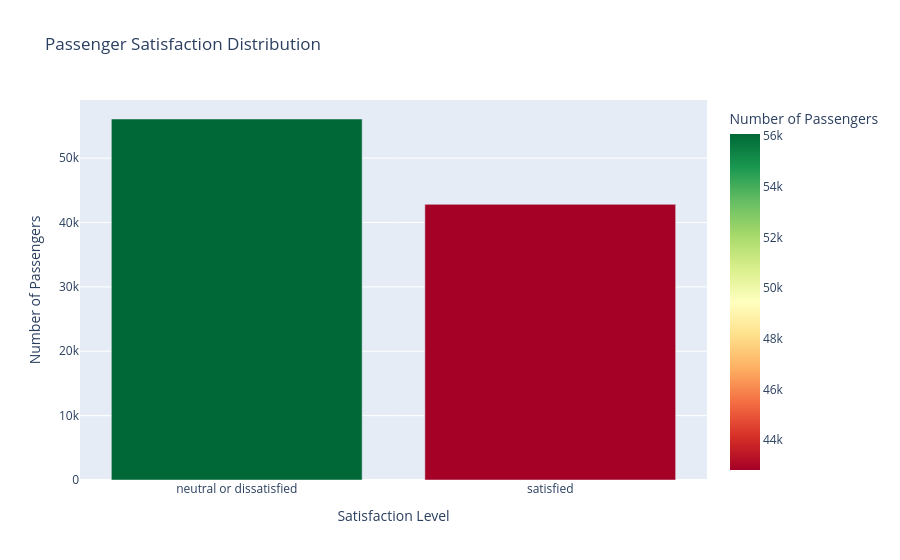
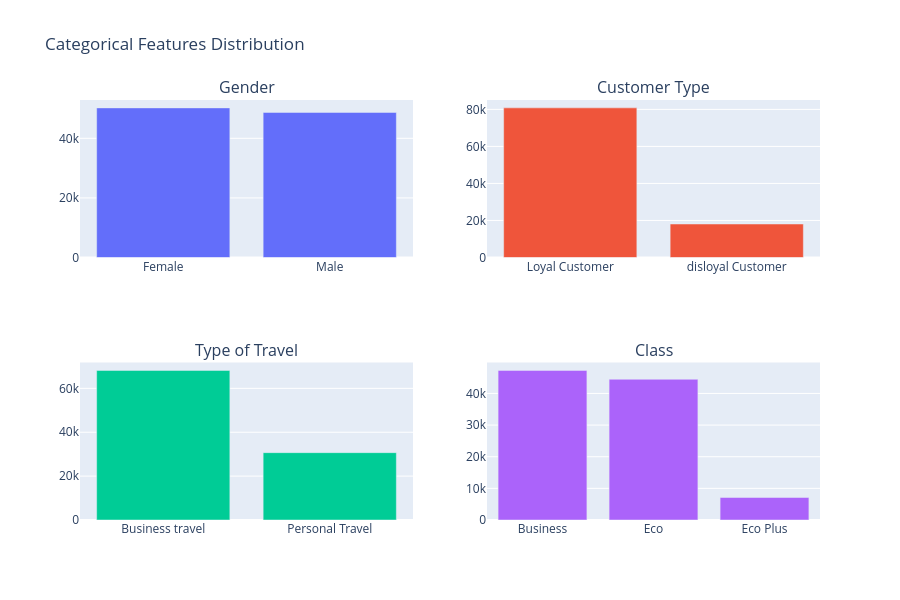
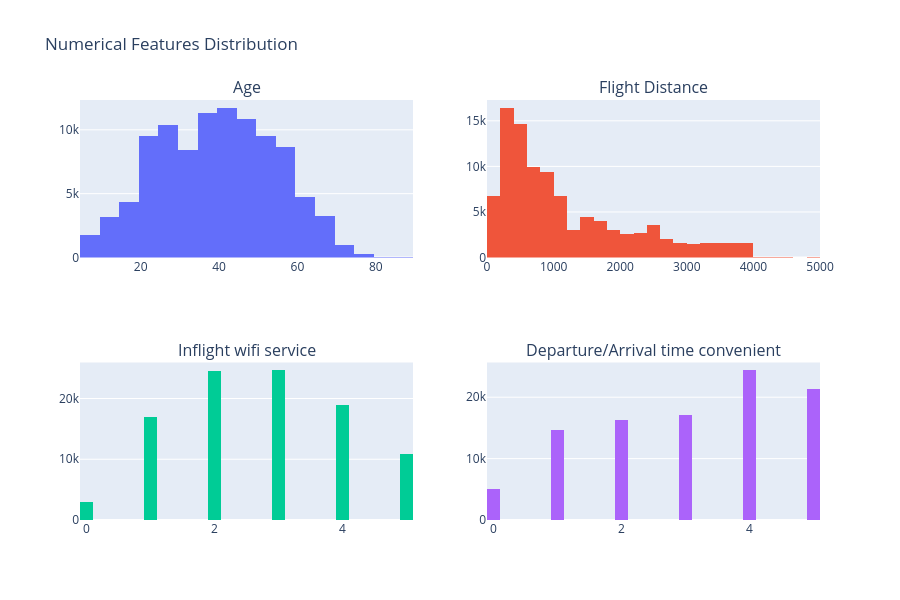
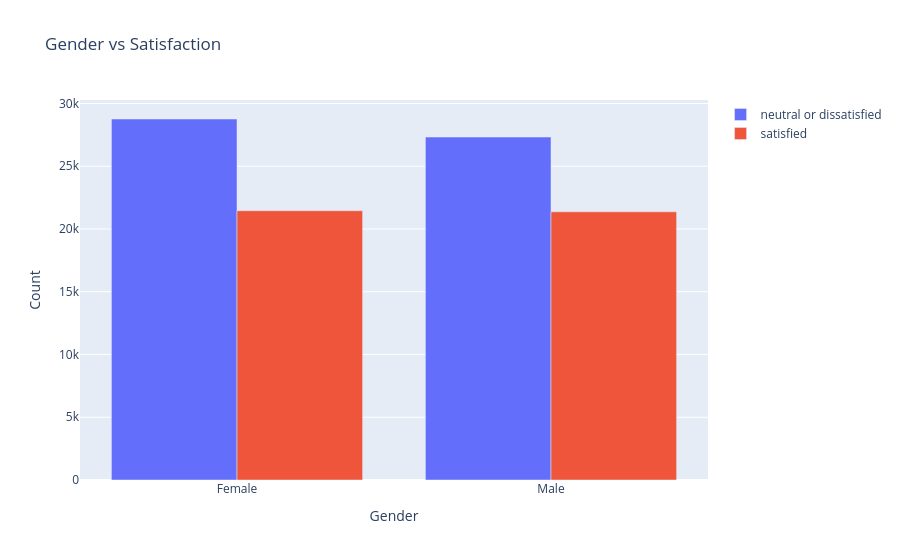

The code cell stored with these charts, in order, in its notebook:
### Code cell
# ============================================
# 6. INTERACTIVE PLOTLY VISUALIZATIONS  
# ============================================

print("\n" + "="*70)
print("GENERATING INTERACTIVE PLOTLY VISUALIZATIONS")
print("="*70 + "\n")

# Helper function to sanitize filenames
def sanitize_filename(text):
    import re
    text = re.sub(r'[/\\:*?"<>|]', '_', text)
    text = re.sub(r'\s+', '_', text)
    text = re.sub(r'_+', '_', text)
    text = text.strip('_')
    return text.lower()

# Counter for dynamic naming
viz_counter = 1

# 1. Satisfaction Distribution
fig_satisfaction = px.bar(
    df['satisfaction'].value_counts().reset_index(),
    x='satisfaction', y='count',
    title='Passenger Satisfaction Distribution',
    labels={'satisfaction': 'Satisfaction Level', 'count': 'Number of Passengers'},
    color='count',
    color_continuous_scale='RdYlGn'
)
fig_satisfaction.write_html(f"{html_reports_dir}/{viz_counter:02d}_satisfaction_distribution.html")
fig_satisfaction.show()
viz_counter += 1

# 2. Categorical Features Distribution
categorical_cols_viz = [col for col in categorical_cols if col != 'satisfaction']
num_cat_cols = len(categorical_cols_viz[:4])
fig_categorical = make_subplots(
    rows=2, cols=2,
    subplot_titles=[col for col in categorical_cols_viz[:4]]
)
for idx, col in enumerate(categorical_cols_viz[:4]):
    row = idx // 2 + 1
    col_pos = idx % 2 + 1
    counts = df[col].value_counts()
    fig_categorical.add_trace(
        go.Bar(x=counts.index, y=counts.values, name=col, showlegend=False),
        row=row, col=col_pos
    )
fig_categorical.update_layout(height=600, title_text="Categorical Features Distribution")
fig_categorical.write_html(f"{html_reports_dir}/{viz_counter:02d}_categorical_distributions.html")
fig_categorical.show()
viz_counter += 1

# 3. Numerical Features Distribution
numerical_to_plot = numerical_cols[:4] if len(numerical_cols) > 4 else numerical_cols
fig_distributions = make_subplots(
    rows=2, cols=2,
    subplot_titles=numerical_to_plot
)
for idx, col in enumerate(numerical_to_plot[:4]):
    row = idx // 2 + 1
    col_pos = idx % 2 + 1
    fig_distributions.add_trace(
        go.Histogram(x=df[col], name=col, showlegend=False, nbinsx=30),
        row=row, col=col_pos
    )
fig_distributions.update_layout(height=600, title_text="Numerical Features Distribution")
fig_distributions.write_html(f"{html_reports_dir}/{viz_counter:02d}_numerical_distributions.html")
fig_distributions.show()
viz_counter += 1

# 4. Categorical Features vs Satisfaction
for col in categorical_cols_viz:
    cross_tab = pd.crosstab(df[col], df['satisfaction'])
    fig_cat_target = go.Figure()
    for satisfaction_level in cross_tab.columns:
        fig_cat_target.add_trace(go.Bar(
            x=cross_tab.index,
            y=cross_tab[satisfaction_level],
            name=satisfaction_level
        ))
    fig_cat_target.update_layout(
        barmode='group',
        title_text=f"{col} vs Satisfaction",
        xaxis_title=col,
        yaxis_title="Count"
    )
    safe_col_name = sanitize_filename(col)
    filename = f"{html_reports_dir}/{viz_counter:02d}_{safe_col_name}_vs_satisfaction.html"
    fig_cat_target.write_html(filename)
    fig_cat_target.show()
    viz_counter += 1

# 5. Numerical Features vs Satisfaction (Box plots)
numerical_to_compare = numerical_cols[:5] if len(numerical_cols) > 5 else numerical_cols
for col in numerical_to_compare:
    satisfied_data = df[df['satisfaction'] == 'satisfied'][col]
    dissatisfied_data = df[df['satisfaction'] == 'neutral or dissatisfied'][col]
    
    fig_box = go.Figure()
    fig_box.add_trace(go.Box(y=satisfied_data, name='Satisfied', boxmean='sd'))
    fig_box.add_trace(go.Box(y=dissatisfied_data, name='Neutral/Dissatisfied', boxmean='sd'))
    fig_box.update_layout(
        title_text=f"{col} vs Satisfaction",
        yaxis_title=col,
        height=500
    )
    safe_col_name = sanitize_filename(col)
    filename = f"{html_reports_dir}/{viz_counter:02d}_{safe_col_name}_vs_satisfaction.html"
    fig_box.write_html(filename)
    fig_box.show()
    viz_counter += 1

# 6. Service Quality Ratings
service_df = pd.DataFrame({'Service': service_means.index, 'Rating': service_means.values})
fig_service = px.bar(
    service_df,
    x='Service', y='Rating',
    title='Average Service Quality Ratings',
    labels={'Service': 'Service', 'Rating': 'Average Rating (1-5)'},
    color='Rating',
    color_continuous_scale='Viridis'
)
fig_service.write_html(f"{html_reports_dir}/{viz_counter:02d}_service_quality_ratings.html")
fig_service.show()
viz_counter += 1

# 7. Service Quality vs Satisfaction
service_cols_to_plot = service_cols[:5] if len(service_cols) > 5 else service_cols
for col in service_cols_to_plot:
    service_sat = df.groupby('satisfaction')[col].mean()
    fig_service_sat = go.Figure()
    fig_service_sat.add_trace(go.Bar(
        x=service_sat.index,
        y=service_sat.values,
        marker_color=['#FF6B6B', '#4ECDC4']
    ))
    fig_service_sat.update_layout(
        title_text=f"{col} Rating by Satisfaction",
        xaxis_title="Satisfaction",
        yaxis_title="Average Rating"
    )
    safe_col_name = sanitize_filename(col)
    filename = f"{html_reports_dir}/{viz_counter:02d}_{safe_col_name}_vs_satisfaction.html"
    fig_service_sat.write_html(filename)
    fig_service_sat.show()
    viz_counter += 1

# 8. Summary Statistics
summary_stats = df.describe().T[['mean', 'std', 'min', 'max']]
fig_summary = go.Figure(data=[
    go.Table(header=dict(values=['Feature'] + list(summary_stats.columns),
                        fill_color='paleturquoise',
                        align='left'),
             cells=dict(values=[summary_stats.index.tolist()] + 
                               [summary_stats[col].round(2).tolist() for col in summary_stats.columns],
                       fill_color='lavender',
                       align='left'))
])
fig_summary.update_layout(title_text="Descriptive Statistics Summary")
fig_summary.write_html(f"{html_reports_dir}/{viz_counter:02d}_summary_statistics.html")
fig_summary.show()
viz_counter += 1

# 9. Missing Values
missing_data = df.isnull().sum()
if missing_data.sum() > 0:
    fig_missing = px.bar(
        missing_data[missing_data > 0].reset_index(),
        x='index', y=0,
        title='Missing Values by Feature',
        labels={'index': 'Feature', 0: 'Missing Count'}
    )
else:
    fig_missing = go.Figure(data=[go.Bar(x=['No Missing Values'], y=[1])])
    fig_missing.update_layout(title_text="Missing Values Analysis - No Missing Data Detected")
fig_missing.write_html(f"{html_reports_dir}/{viz_counter:02d}_missing_values.html")
fig_missing.show()
viz_counter += 1

# 10. Distributions by Satisfaction
fig_dist_by_satisfaction = make_subplots(
    rows=1, cols=2,
    subplot_titles=['Satisfied', 'Neutral/Dissatisfied']
)
for idx, satisfaction_level in enumerate(df['satisfaction'].unique()):
    subset = df[df['satisfaction'] == satisfaction_level]
    fig_dist_by_satisfaction.add_trace(
        go.Histogram(x=subset['Age'], name=satisfaction_level, nbinsx=20, showlegend=False),
        row=1, col=idx+1
    )
fig_dist_by_satisfaction.update_layout(height=400, title_text="Age Distribution by Satisfaction Level")
fig_dist_by_satisfaction.write_html(f"{html_reports_dir}/{viz_counter:02d}_distributions_by_satisfaction.html")
fig_dist_by_satisfaction.show()
viz_counter += 1

# 11. Violin Plots
fig_violin = make_subplots(
    rows=1, cols=2,
    subplot_titles=['Age by Satisfaction', 'Flight Distance by Satisfaction']
)
for col_idx, col in enumerate(['Age', 'Flight Distance']):
    for satisfaction_level in df['satisfaction'].unique():
        subset = df[df['satisfaction'] == satisfaction_level][col]
        fig_violin.add_trace(
            go.Violin(y=subset, name=satisfaction_level, box_visible=True, meanline_visible=True),
            row=1, col=col_idx+1
        )
fig_violin.update_layout(height=500, title_text="Distribution Shape Analysis")
fig_violin.write_html(f"{html_reports_dir}/{viz_counter:02d}_violin_plots.html")
fig_violin.show()
viz_counter += 1

# 12. Top Correlations with Satisfaction
df_temp_corr = df.copy()
df_temp_corr['satisfaction_numeric'] = (df_temp_corr['satisfaction'] == 'satisfied').astype(int)
numeric_for_corr = df_temp_corr.select_dtypes(include=[np.number]).corr()['satisfaction_numeric'].drop('satisfaction_numeric').sort_values()

corr_df = pd.DataFrame({'Feature': numeric_for_corr.index, 'Correlation': numeric_for_corr.values})
fig_corr_bar = px.bar(
    corr_df,
    x='Correlation', y='Feature',
    orientation='h',
    title='Feature Correlations with Satisfaction',
    labels={'Feature': 'Feature', 'Correlation': 'Correlation'},
    color='Correlation',
    color_continuous_scale='RdBu'
)
fig_corr_bar.write_html(f"{html_reports_dir}/{viz_counter:02d}_top_correlations.html")
fig_corr_bar.show()
viz_counter += 1

# 13. Service Quality Comparison
service_comparison = df.groupby('satisfaction')[service_cols].mean()
fig_service_comparison = go.Figure()
for col in service_cols[:8]:
    fig_service_comparison.add_trace(go.Bar(
        name=col,
        x=service_comparison.index,
        y=service_comparison[col]
    ))
fig_service_comparison.update_layout(
    barmode='group',
    title_text="Service Quality Ratings Comparison by Satisfaction",
    xaxis_title="Satisfaction Level",
    yaxis_title="Average Rating"
)
fig_service_comparison.write_html(f"{html_reports_dir}/{viz_counter:02d}_service_quality_comparison.html")
fig_service_comparison.show()
viz_counter += 1

# 14. Class Balance and Segments  
fig_segments = make_subplots(
    rows=1, cols=2,
    specs=[[{"type": "pie"}, {"type": "bar"}]],
    subplot_titles=["Overall Satisfaction", "Satisfaction by Customer Type"]
)
fig_segments.add_trace(
    go.Pie(
        labels=df['satisfaction'].value_counts().index,
        values=df['satisfaction'].value_counts().values,
        name="Satisfaction",
        hole=0.3
    ),
    row=1, col=1
)
customer_satisfaction = pd.crosstab(df['Customer Type'], df['satisfaction'])
fig_segments.add_trace(
    go.Bar(
        x=customer_satisfaction.index,
        y=customer_satisfaction['satisfied'],
        name='Satisfied',
        marker_color='lightgreen'
    ),
    row=1, col=2
)
fig_segments.update_layout(height=500, title_text="Balanced Data & Customer Segments")
fig_segments.write_html(f"{html_reports_dir}/{viz_counter:02d}_class_balance_segments.html")
fig_segments.show()
viz_counter += 1

### Figure 1 — Plotly figure (JSON) as saved in the notebook; plotly's stock layout.template omitted (floating-point values rounded to 4 significant figures)
{"data": [{"hovertemplate": "Satisfaction Level=%{x}<br>Number of Passengers=%{marker.color}<extra></extra>", "legendgroup": "", "marker": {"color": [56083, 42821], "coloraxis": "coloraxis", "pattern": {"shape": ""}}, "name": "", "orientation": "v", "showlegend": false, "textposition": "auto", "type": "bar", "x": ["neutral or dissatisfied", "satisfied"], "xaxis": "x", "y": [56083, 42821], "yaxis": "y"}], "layout": {"barmode": "relative", "coloraxis": {"colorbar": {"title": {"text": "Number of Passengers"}}, "colorscale": [[0, "rgb(165,0,38)"], [0.1, "rgb(215,48,39)"], [0.2, "rgb(244,109,67)"], [0.3, "rgb(253,174,97)"], [0.4, "rgb(254,224,139)"], [0.5, "rgb(255,255,191)"], [0.6, "rgb(217,239,139)"], [0.7, "rgb(166,217,106)"], [0.8, "rgb(102,189,99)"], [0.9, "rgb(26,152,80)"], [1, "rgb(0,104,55)"]]}, "legend": {"tracegroupgap": 0}, "title": {"text": "Passenger Satisfaction Distribution"}, "xaxis": {"anchor": "y", "domain": [0, 1], "title": {"text": "Satisfaction Level"}}, "yaxis": {"anchor": "x", "domain": [0, 1], "title": {"text": "Number of Passengers"}}}}

### Figure 2 — Plotly figure (JSON) as saved in the notebook; plotly's stock layout.template omitted (floating-point values rounded to 4 significant figures)
{"data": [{"name": "Gender", "showlegend": false, "type": "bar", "x": ["Female", "Male"], "xaxis": "x", "y": [50215, 48689], "yaxis": "y"}, {"name": "Customer Type", "showlegend": false, "type": "bar", "x": ["Loyal Customer", "disloyal Customer"], "xaxis": "x2", "y": [80814, 18090], "yaxis": "y2"}, {"name": "Type of Travel", "showlegend": false, "type": "bar", "x": ["Business travel", "Personal Travel"], "xaxis": "x3", "y": [68203, 30701], "yaxis": "y3"}, {"name": "Class", "showlegend": false, "type": "bar", "x": ["Business", "Eco", "Eco Plus"], "xaxis": "x4", "y": [47293, 44490, 7121], "yaxis": "y4"}], "layout": {"annotations": [{"font": {"size": 16}, "showarrow": false, "text": "Gender", "x": 0.225, "xanchor": "center", "xref": "paper", "y": 1, "yanchor": "bottom", "yref": "paper"}, {"font": {"size": 16}, "showarrow": false, "text": "Customer Type", "x": 0.775, "xanchor": "center", "xref": "paper", "y": 1, "yanchor": "bottom", "yref": "paper"}, {"font": {"size": 16}, "showarrow": false, "text": "Type of Travel", "x": 0.225, "xanchor": "center", "xref": "paper", "y": 0.375, "yanchor": "bottom", "yref": "paper"}, {"font": {"size": 16}, "showarrow": false, "text": "Class", "x": 0.775, "xanchor": "center", "xref": "paper", "y": 0.375, "yanchor": "bottom", "yref": "paper"}], "height": 600, "title": {"text": "Categorical Features Distribution"}, "xaxis": {"anchor": "y", "domain": [0, 0.45]}, "xaxis2": {"anchor": "y2", "domain": [0.55, 1]}, "xaxis3": {"anchor": "y3", "domain": [0, 0.45]}, "xaxis4": {"anchor": "y4", "domain": [0.55, 1]}, "yaxis": {"anchor": "x", "domain": [0.625, 1]}, "yaxis2": {"anchor": "x2", "domain": [0.625, 1]}, "yaxis3": {"anchor": "x3", "domain": [0, 0.375]}, "yaxis4": {"anchor": "x4", "domain": [0, 0.375]}}}

### Figure 3 — Plotly figure (JSON) as saved in the notebook; plotly's stock layout.template omitted (floating-point values rounded to 4 significant figures; data arrays with more than 128 entries replaced by an {"elided": "..."} marker saying what was removed)
{"data": [{"name": "Age", "nbinsx": 30, "showlegend": false, "type": "histogram", "x": {"elided": "98904 int values"}, "xaxis": "x", "yaxis": "y"}, {"name": "Flight Distance", "nbinsx": 30, "showlegend": false, "type": "histogram", "x": {"elided": "98904 int values"}, "xaxis": "x2", "yaxis": "y2"}, {"name": "Inflight wifi service", "nbinsx": 30, "showlegend": false, "type": "histogram", "x": {"elided": "98904 int values"}, "xaxis": "x3", "yaxis": "y3"}, {"name": "Departure/Arrival time convenient", "nbinsx": 30, "showlegend": false, "type": "histogram", "x": {"elided": "98904 int values"}, "xaxis": "x4", "yaxis": "y4"}], "layout": {"annotations": [{"font": {"size": 16}, "showarrow": false, "text": "Age", "x": 0.225, "xanchor": "center", "xref": "paper", "y": 1, "yanchor": "bottom", "yref": "paper"}, {"font": {"size": 16}, "showarrow": false, "text": "Flight Distance", "x": 0.775, "xanchor": "center", "xref": "paper", "y": 1, "yanchor": "bottom", "yref": "paper"}, {"font": {"size": 16}, "showarrow": false, "text": "Inflight wifi service", "x": 0.225, "xanchor": "center", "xref": "paper", "y": 0.375, "yanchor": "bottom", "yref": "paper"}, {"font": {"size": 16}, "showarrow": false, "text": "Departure/Arrival time convenient", "x": 0.775, "xanchor": "center", "xref": "paper", "y": 0.375, "yanchor": "bottom", "yref": "paper"}], "height": 600, "title": {"text": "Numerical Features Distribution"}, "xaxis": {"anchor": "y", "domain": [0, 0.45]}, "xaxis2": {"anchor": "y2", "domain": [0.55, 1]}, "xaxis3": {"anchor": "y3", "domain": [0, 0.45]}, "xaxis4": {"anchor": "y4", "domain": [0.55, 1]}, "yaxis": {"anchor": "x", "domain": [0.625, 1]}, "yaxis2": {"anchor": "x2", "domain": [0.625, 1]}, "yaxis3": {"anchor": "x3", "domain": [0, 0.375]}, "yaxis4": {"anchor": "x4", "domain": [0, 0.375]}}}

### Figure 4 — Plotly figure (JSON) as saved in the notebook; plotly's stock layout.template omitted (floating-point values rounded to 4 significant figures)
{"data": [{"name": "neutral or dissatisfied", "type": "bar", "x": ["Female", "Male"], "y": [28761, 27322]}, {"name": "satisfied", "type": "bar", "x": ["Female", "Male"], "y": [21454, 21367]}], "layout": {"barmode": "group", "title": {"text": "Gender vs Satisfaction"}, "xaxis": {"title": {"text": "Gender"}}, "yaxis": {"title": {"text": "Count"}}}}
